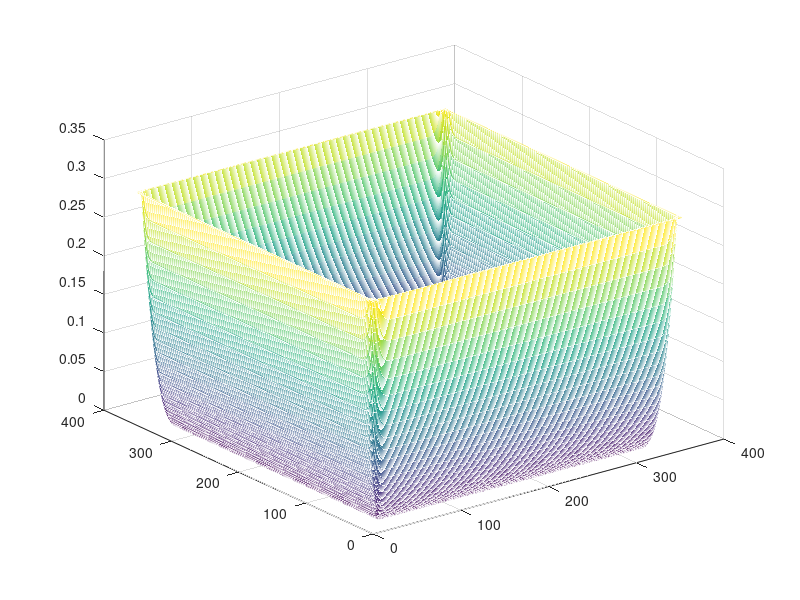

The MATLAB source for this figure: (Note: this script raises an error after producing the figure.)
%% PTSD1D testing script

%% Initz
clc;
clear all;
close all;

%% Make Variables

%define FS
fs = 1000.0;
%define density
rho = 1.21;
%define speed of sound
c = 343.0;
%define total time
T = 2.0;
%define grid width
gridWidth = 100.0;
%define timestep
dt = 1/(2*fs);
%dfine grid spacing
dx = 2 * dt * c;
%calculate pconst
pconst = rho * c^2 * (dt/dx) * dt * c;
%calculate uconst
uconst = (1/rho)*(dt/dx)*dt*c;
%define pml depth 
PMLdepth = 30;
%calc time steps
timestep = abs(T/dt);
%calc grid size
N = ceil(abs(gridWidth/dx)+2*PMLdepth);
%calculate differentiation matrix
tempdiffmatrix = zeros(1,N);
% temp = zeros(N, N);
%Calc source
src = zeros(1,ceil(T/dt)+1);
src(10:1010) = 10^-12*30*10^(50/20) * sin(2*(pi/1010)*(1:1001));
srcloc = ceil(N/2);
% alpha = 0;
% calculate geometry matricies
% phat = zeros(N,N);
% uhat = zeros(N,N);
% pdiffhat = zeros(N,N);
% udiffhat = zeros(N,N);
pd = zeros(N,N);
ud = zeros(N,N);
    for i2 = 1 : N-1
        if i2 <  ceil((N-2)/2)
            tempdiffmatrix(i2) =  (i2-1);
        end
        if i2 ==  ceil((N-1)/2)
            tempdiffmatrix(i2) = 0 * (1+0j);
        end
        if i2 >  ceil((N-1)/2)
            tempdiffmatrix(i2) = (i2 - 1 - N) ;
        end
    end
diffmatrix = 1i * tempdiffmatrix;
PMLconst = ones(N,N);
PMLconst = PMLconst .* (3.142*N);
PMLdiff = zeros(N,N);
for i = 1 : N
PMLdiff(i,1:PMLdepth) = 1:PMLdepth;
PMLdiff(i,1:PMLdepth) = (1/3.0).*(((PMLdepth-PMLdiff(i,1:PMLdepth))./PMLdepth).^3);
end
PMLdiff(:,N-PMLdepth+1:end) = fliplr(PMLdiff(:,1:PMLdepth));
mesh(PMLdiff);
% for i = PMLdepth : N-PMLdepth+1
%     PMLdiff(1:PMLdepth,i) = 1:PMLdepth';
% PMLdiff((N-PMLdepth+1):end, i) = 1 : PMLdepth';
% end
PMLdiff2 = PMLdiff';
mesh(PMLdiff2);

PMLdiff = sqrt(PMLdiff.^2 + PMLdiff2.^2);
PMLdiffmax = max(max(PMLdiff));
PMLdiffsetmax = 0.3011;
PMLdiff(PMLdiff > PMLdiffsetmax) = PMLdiffsetmax;
mesh(PMLdiff);

% PMLdiff((N-PMLdepth+1):end) = 1 : PMLdepth;
% PMLdiff(1:PMLdepth) = (1/3.0).*(((PMLdepth-PMLdiff(1:PMLdepth))./PMLdepth).^3);
% PMLdiff((N-PMLdepth+1):end) = (1/3.0).*(PMLdiff((N-PMLdepth+1):end)./PMLdepth).^3;
PMLalphau = uconst*(1./(1+PMLdiff));
PMLalphap = pconst*(1./(1+PMLdiff));
PMLdiff = ((1-PMLdiff)./(1+PMLdiff));

%% solve for some time
tic();
for i = 1 : T/dt
   [pd, ud] = PSTD2Dfun(pd, ud, diffmatrix,...
     PMLdiff, PMLalphau, PMLalphap, PMLconst, N);
%     pd = PTSD2Dsrc(pd, src(i), srcloc);
    mesh(real(pd));
%     view(2);
    title(sprintf('Time = %.6f s',dt*i));
    drawnow;
end
toc();

%% Display the results

